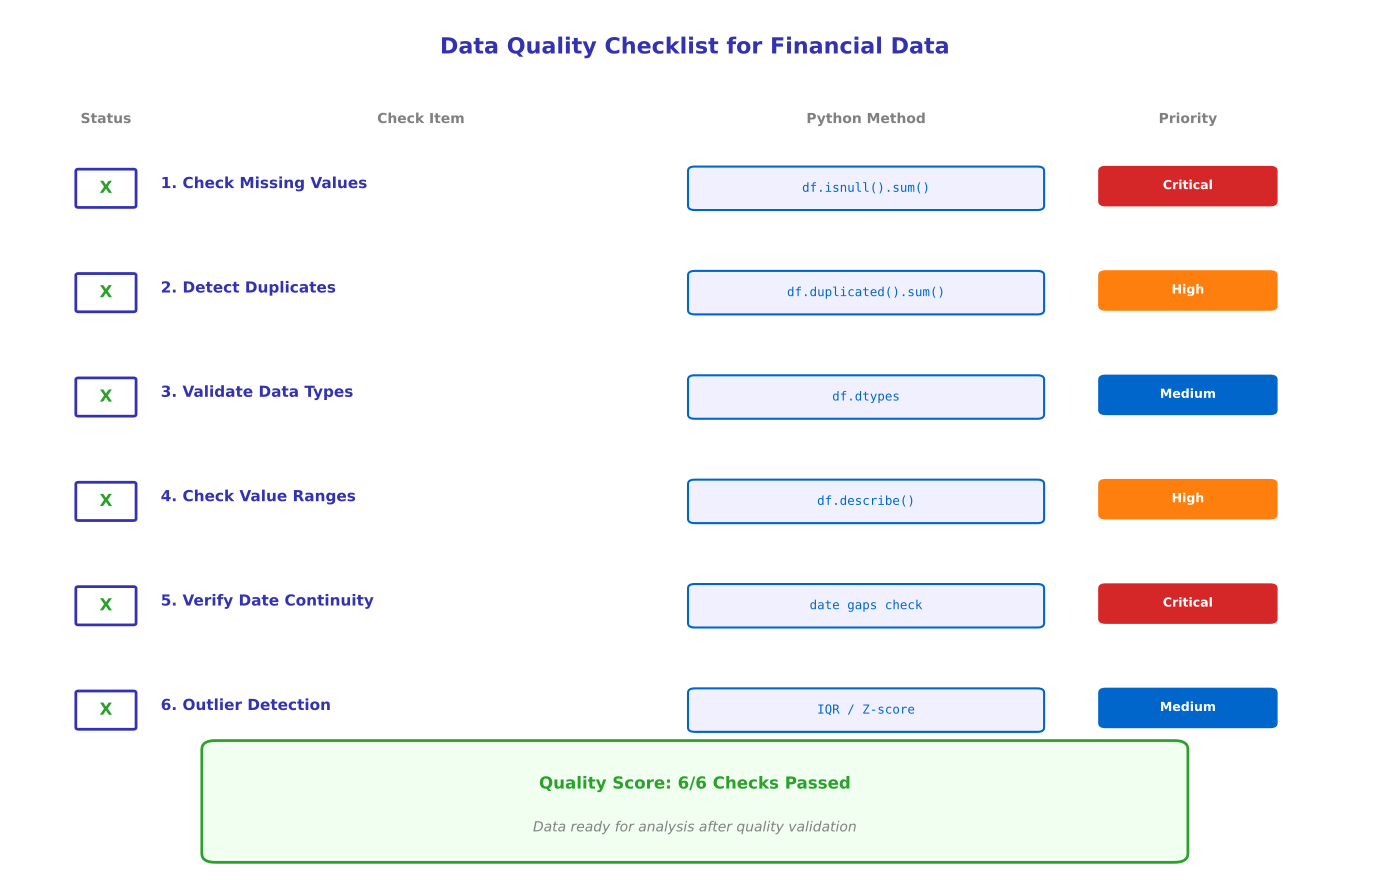

Recreate this plot in Python.
"""Data Quality Checklist - Visual flowchart for data quality assessment"""
import matplotlib.pyplot as plt
import matplotlib.patches as patches
from matplotlib.patches import FancyBboxPatch, FancyArrowPatch
import numpy as np
from pathlib import Path

# Standard matplotlib configuration
plt.rcParams.update({
    'font.size': 10,
    'axes.labelsize': 10,
    'axes.titlesize': 11,
    'xtick.labelsize': 9,
    'ytick.labelsize': 9,
    'legend.fontsize': 9,
    'figure.figsize': (10, 6),
    'figure.dpi': 150
})

# Course colors
MLPURPLE = '#3333B2'
MLLAVENDER = '#ADADE0'
MLBLUE = '#0066CC'
MLORANGE = '#FF7F0E'
MLGREEN = '#2CA02C'
MLRED = '#D62728'

fig, ax = plt.subplots(figsize=(14, 9))
ax.set_xlim(0, 10)
ax.set_ylim(0, 10)
ax.axis('off')

# Title
ax.text(5, 9.5, 'Data Quality Checklist for Financial Data',
        ha='center', fontsize=16, fontweight='bold', color=MLPURPLE)

# Define checklist items with status
checklist = [
    ('1. Check Missing Values', 'df.isnull().sum()', 'Critical', MLRED),
    ('2. Detect Duplicates', 'df.duplicated().sum()', 'High', MLORANGE),
    ('3. Validate Data Types', 'df.dtypes', 'Medium', MLBLUE),
    ('4. Check Value Ranges', 'df.describe()', 'High', MLORANGE),
    ('5. Verify Date Continuity', 'date gaps check', 'Critical', MLRED),
    ('6. Outlier Detection', 'IQR / Z-score', 'Medium', MLBLUE),
]

y_positions = [8.0, 6.8, 5.6, 4.4, 3.2, 2.0]

for i, (item, method, priority, color) in enumerate(checklist):
    y = y_positions[i]

    # Checkbox
    checkbox = FancyBboxPatch((0.5, y-0.25), 0.4, 0.4, boxstyle="round,pad=0.02",
                              edgecolor=MLPURPLE, facecolor='white', linewidth=2)
    ax.add_patch(checkbox)
    ax.text(0.7, y-0.05, 'X', ha='center', va='center', fontsize=12,
            fontweight='bold', color=MLGREEN)

    # Item text
    ax.text(1.1, y, item, fontsize=11, fontweight='bold', va='center', color=MLPURPLE)

    # Method box
    method_box = FancyBboxPatch((5.0, y-0.25), 2.5, 0.4, boxstyle="round,pad=0.05",
                                edgecolor=MLBLUE, facecolor='#F0F0FF', linewidth=1.5)
    ax.add_patch(method_box)
    ax.text(6.25, y-0.05, method, ha='center', va='center', fontsize=9,
            family='monospace', color=MLBLUE)

    # Priority indicator
    priority_box = FancyBboxPatch((8.0, y-0.2), 1.2, 0.35, boxstyle="round,pad=0.05",
                                  edgecolor=color, facecolor=color, linewidth=1)
    ax.add_patch(priority_box)
    ax.text(8.6, y-0.02, priority, ha='center', va='center', fontsize=9,
            fontweight='bold', color='white')

# Column headers
ax.text(0.7, 8.7, 'Status', ha='center', fontsize=10, fontweight='bold', color='gray')
ax.text(3.0, 8.7, 'Check Item', ha='center', fontsize=10, fontweight='bold', color='gray')
ax.text(6.25, 8.7, 'Python Method', ha='center', fontsize=10, fontweight='bold', color='gray')
ax.text(8.6, 8.7, 'Priority', ha='center', fontsize=10, fontweight='bold', color='gray')

# Summary box at bottom
summary_box = FancyBboxPatch((1.5, 0.3), 7, 1.2, boxstyle="round,pad=0.1",
                             edgecolor=MLGREEN, facecolor='#F0FFF0', linewidth=2)
ax.add_patch(summary_box)
ax.text(5, 1.1, 'Quality Score: 6/6 Checks Passed', ha='center', va='center',
        fontsize=12, fontweight='bold', color=MLGREEN)
ax.text(5, 0.6, 'Data ready for analysis after quality validation', ha='center', va='center',
        fontsize=10, style='italic', color='gray')

plt.tight_layout()
plt.savefig(Path(__file__).parent / 'chart.pdf', dpi=300, bbox_inches='tight')
plt.close()
